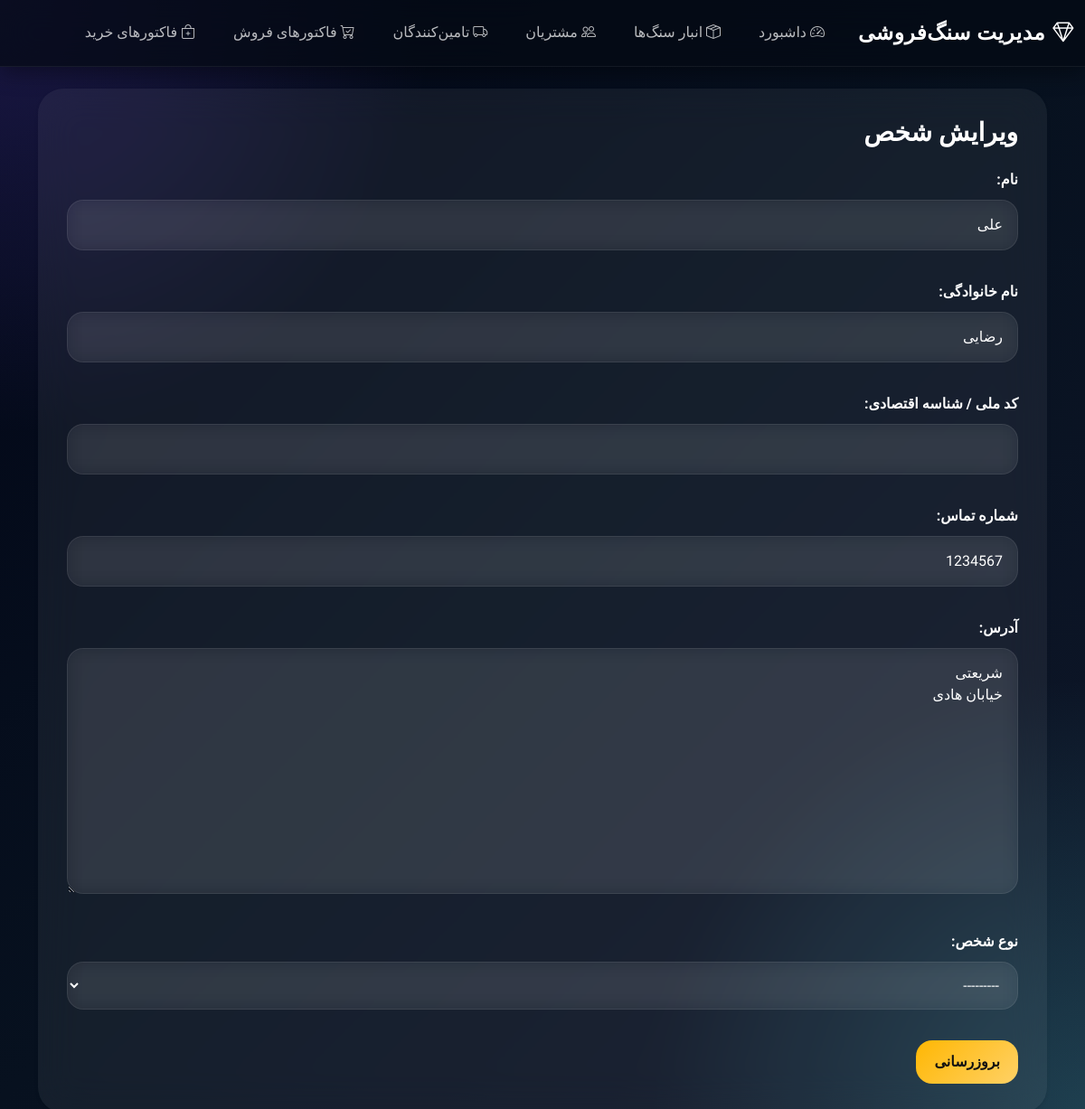
/edit-person/1/, run on an earlier commit of the app's database.
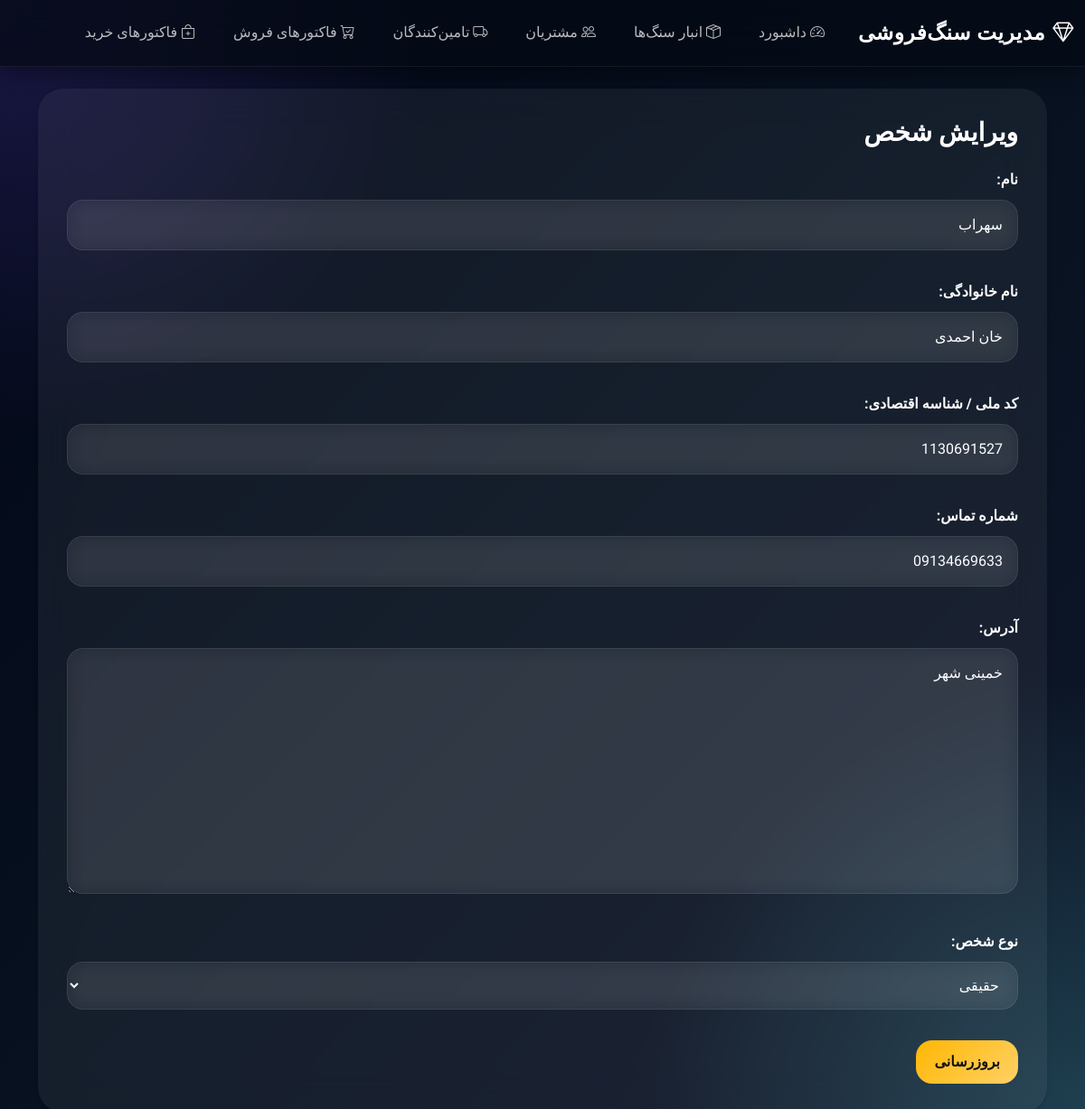
And on a later commit of the database.
### core/models.py (models this page shows, shortened)
class Person(models.Model):
    PERSON_TYPES = [
        ('real', 'حقیقی'),
        ('legal', 'حقوقی'),
    ]
    first_name = models.CharField(max_length=100, verbose_name='نام')
    last_name = models.CharField(max_length=100, verbose_name='نام خانوادگی')
    national_code = models.CharField(
        max_length=20,
        unique=True,
        verbose_name='کد ملی / شناسه اقتصادی'
    )
    phone = models.CharField(max_length=15, verbose_name='شماره تماس')
    address = models.TextField(verbose_name='آدرس')
    person_type = models.CharField(
        max_length=10,
        choices=PERSON_TYPES,
        verbose_name='نوع شخص'
    )
    created_at = models.DateTimeField(auto_now_add=True)
    class Meta:
        verbose_name = 'شخص'
        verbose_name_plural = 'اشخاص'

### core/views.py (the view)
# urls.py: path('edit-person/<int:id>/', edit_person, name='edit_person'),
def edit_person(request, id):
    person = get_object_or_404(Person, id=id)
    if request.method == 'POST':
        form = PersonForm(request.POST, instance=person)
        if form.is_valid():
            form.save()
            return redirect('person_list')
    else:
        form = PersonForm(instance=person)
    return render(request, 'core/edit_person.html', {'form': form})

### core/forms.py
class PersonForm(forms.ModelForm):
    class Meta:
        model = Person
        fields = ['first_name', 'last_name', 'national_code', 'phone', 'address', 'person_type']

### core/templates/core/edit_person.html (shortened to what this page needs)
{% extends 'core/base.html' %}
{% block content %}
<div class="card shadow-sm border-0">
    <div class="card-body">
        <h3 class="mb-4">
            ویرایش شخص
        </h3>
        <form method="POST">
            {{ form.as_p }}
            <button type="submit" class="btn btn-warning">
                بروزرسانی
            </button>
        </form>
    </div>
</div>
{% endblock %}

What changed in the data, as far as the page shows it:
changed Person: first_name "علی" → "سهراب"; last_name "رضایی" → "خان احمدی"; national_code (not shown) → "1130691527"; phone "1234567" → "09134669633"; address "شریعتی خیابان هادی" → "خمینی شهر"; person_type "---------" → "حقیقی"
